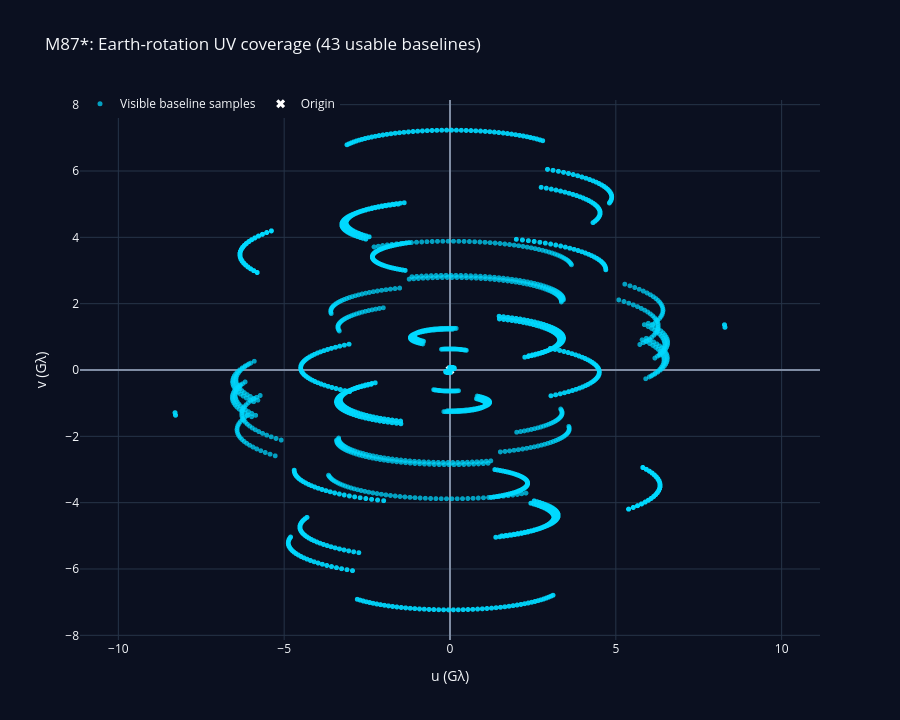

Here is the notebook cell this chart was saved with:
### Code cell
import numpy as np
from datetime import datetime, timedelta, timezone
from itertools import combinations
import plotly.graph_objects as go

# ============================================================
# EHT UV-COVERAGE SIMULATOR
# Educational model: Earth rotation + source visibility.
# ============================================================

# --- Choose the source and observing setup ------------------

TARGET_NAME = "M87*"

# M87* J2000 / ICRS coordinates
SOURCE_RA_DEG = 187.70593
SOURCE_DEC_DEG = 12.39112

# 230 GHz corresponds to 1.3 mm, the classic EHT observing band.
WAVELENGTH_M = 1.3e-3

# A station contributes only when the source is at least this far above its horizon.
MIN_ELEVATION_DEG = 15.0

# Change this date/time to explore a different observation.
OBS_START_UTC = datetime(2026, 4, 11, 0, 0, 0, tzinfo=timezone.utc)
OBS_DURATION_HOURS = 12
TIME_STEP_MINUTES = 10


# --- Earth model: WGS-84 ellipsoid --------------------------

WGS84_A_M = 6_378_137.0
WGS84_F = 1 / 298.257223563
WGS84_E2 = WGS84_F * (2 - WGS84_F)


def geodetic_to_ecef(latitude_deg, longitude_deg, elevation_m):
    """Convert geodetic latitude, longitude, elevation to ECEF metres."""
    lat = np.radians(latitude_deg)
    lon = np.radians(longitude_deg)

    N = WGS84_A_M / np.sqrt(1 - WGS84_E2 * np.sin(lat) ** 2)

    x = (N + elevation_m) * np.cos(lat) * np.cos(lon)
    y = (N + elevation_m) * np.cos(lat) * np.sin(lon)
    z = (N * (1 - WGS84_E2) + elevation_m) * np.sin(lat)

    return np.array([x, y, z])


def local_up_ecef(latitude_deg, longitude_deg):
    """Return the local zenith direction in the Earth-fixed frame."""
    lat = np.radians(latitude_deg)
    lon = np.radians(longitude_deg)

    return np.array([
        np.cos(lat) * np.cos(lon),
        np.cos(lat) * np.sin(lon),
        np.sin(lat),
    ])


def julian_date(utc_time):
    """Convert a timezone-aware UTC datetime to Julian Date."""
    unix_seconds = utc_time.timestamp()
    return unix_seconds / 86400.0 + 2440587.5


def gmst_radians(utc_time):
    """Approximate Greenwich Mean Sidereal Time in radians."""
    jd = julian_date(utc_time)
    T = (jd - 2451545.0) / 36525.0

    gmst_deg = (
        280.46061837
        + 360.98564736629 * (jd - 2451545.0)
        + 0.000387933 * T**2
        - T**3 / 38710000.0
    )

    return np.radians(gmst_deg % 360.0)


def rotate_ecef_to_eci(vector_ecef, utc_time):
    """
    Rotate an Earth-fixed vector into an Earth-centered inertial approximation.
    This is the Earth-rotation step that makes UV tracks move over time.
    """
    theta = gmst_radians(utc_time)
    rotation_matrix = np.array([
        [np.cos(theta), -np.sin(theta), 0],
        [np.sin(theta),  np.cos(theta), 0],
        [0,              0,             1],
    ])
    return rotation_matrix @ vector_ecef


def source_unit_vector(ra_deg, dec_deg):
    """Unit vector pointing from Earth toward a celestial source."""
    ra = np.radians(ra_deg)
    dec = np.radians(dec_deg)

    return np.array([
        np.cos(dec) * np.cos(ra),
        np.cos(dec) * np.sin(ra),
        np.sin(dec),
    ])


def source_altitude_deg(station_up_ecef, target_vector_eci, utc_time):
    """
    Calculate target altitude at one station.
    Positive altitude means above the geometric horizon.
    """
    station_up_eci = rotate_ecef_to_eci(station_up_ecef, utc_time)
    sine_altitude = np.clip(np.dot(station_up_eci, target_vector_eci), -1, 1)
    return np.degrees(np.arcsin(sine_altitude))


# --- Prepare stations and target ----------------------------

target_vector_eci = source_unit_vector(SOURCE_RA_DEG, SOURCE_DEC_DEG)

station_ecef = [
    geodetic_to_ecef(site["lat"], site["lon"], site["elevation_m"])
    for site in stations
]

station_up_vectors = [
    local_up_ecef(site["lat"], site["lon"])
    for site in stations
]

observation_times = [
    OBS_START_UTC + timedelta(minutes=minute)
    for minute in range(0, OBS_DURATION_HOURS * 60 + 1, TIME_STEP_MINUTES)
]


# --- Calculate UV coverage ----------------------------------

u_coords = []
v_coords = []
hover_text = []

visible_baselines = set()
station_visible_minutes = {site["name"]: 0 for site in stations}

# Define east and north axes on the sky around the target.
celestial_north = np.array([0.0, 0.0, 1.0])
u_axis = np.cross(celestial_north, target_vector_eci)
u_axis /= np.linalg.norm(u_axis)
v_axis = np.cross(target_vector_eci, u_axis)
v_axis /= np.linalg.norm(v_axis)

for utc_time in observation_times:

    # Is the source visible from each station at this instant?
    altitudes = [
        source_altitude_deg(station_up_vectors[i], target_vector_eci, utc_time)
        for i in range(len(stations))
    ]

    visible = [
        altitude >= MIN_ELEVATION_DEG
        for altitude in altitudes
    ]

    for i, site in enumerate(stations):
        if visible[i]:
            station_visible_minutes[site["name"]] += TIME_STEP_MINUTES

    # A UV point exists only when BOTH stations see the same target.
    for i, j in combinations(range(len(stations)), 2):

        if not (visible[i] and visible[j]):
            continue

        baseline_ecef_m = station_ecef[j] - station_ecef[i]
        baseline_eci_m = rotate_ecef_to_eci(baseline_ecef_m, utc_time)

        # Project the physical baseline onto the sky plane in wavelengths.
        u = np.dot(baseline_eci_m, u_axis) / WAVELENGTH_M
        v = np.dot(baseline_eci_m, v_axis) / WAVELENGTH_M

        pair_name = f"{stations[i]['name']}–{stations[j]['name']}"
        visible_baselines.add(pair_name)

        details = (
            f"<b>{pair_name}</b>"
            f"<br>UTC: {utc_time:%Y-%m-%d %H:%M}"
            f"<br>{stations[i]['name']} altitude: {altitudes[i]:.1f}°"
            f"<br>{stations[j]['name']} altitude: {altitudes[j]:.1f}°"
            f"<br>u: {u / 1e9:.2f} Gλ"
            f"<br>v: {v / 1e9:.2f} Gλ"
        )

        # Include the conjugate (-u, -v), as visibility sampling is Hermitian.
        u_coords.extend([u / 1e9, -u / 1e9])
        v_coords.extend([v / 1e9, -v / 1e9])
        hover_text.extend([details, details + "<br><i>Conjugate point</i>"])


# --- Plot ----------------------------------------------------

uv_fig = go.Figure()

uv_fig.add_trace(
    go.Scattergl(
        x=u_coords,
        y=v_coords,
        mode="markers",
        marker={
            "size": 5,
            "color": "#00d9ff",
            "opacity": 0.72,
        },
        text=hover_text,
        hovertemplate="%{text}<extra></extra>",
        name="Visible baseline samples",
    )
)

uv_fig.add_trace(
    go.Scatter(
        x=[0],
        y=[0],
        mode="markers",
        marker={"size": 8, "color": "#ffffff", "symbol": "x"},
        hovertemplate="UV origin<extra></extra>",
        name="Origin",
    )
)

uv_fig.update_layout(
    title=(
        f"{TARGET_NAME}: Earth-rotation UV coverage "
        f"({len(visible_baselines)} usable baselines)"
    ),
    xaxis_title="u (Gλ)",
    yaxis_title="v (Gλ)",
    height=720,
    paper_bgcolor="#0b1020",
    plot_bgcolor="#0b1020",
    font={"color": "#f5f7fa"},
    hovermode="closest",
    legend={"orientation": "h", "y": 1.02},
)

uv_fig.update_xaxes(
    showgrid=True,
    gridcolor="#263448",
    zeroline=True,
    zerolinecolor="#7f8ca3",
)

uv_fig.update_yaxes(
    showgrid=True,
    gridcolor="#263448",
    zeroline=True,
    zerolinecolor="#7f8ca3",
    scaleanchor="x",
    scaleratio=1,
)

uv_fig.show()


# --- Summary -------------------------------------------------

total_possible_baselines = len(stations) * (len(stations) - 1) // 2

print(f"Target: {TARGET_NAME}")
print(f"Observation start: {OBS_START_UTC:%Y-%m-%d %H:%M UTC}")
print(f"Duration: {OBS_DURATION_HOURS} hours")
print(f"Minimum station elevation: {MIN_ELEVATION_DEG}°")
print(f"Total possible station pairs: {total_possible_baselines}")
print(f"Baselines with at least one visible sample: {len(visible_baselines)}")

print("\nApproximate source-visible time by station:")
for station_name, minutes in station_visible_minutes.items():
    print(f"  {station_name:>5}: {minutes / 60:.1f} hours")

### Figure 1 — Plotly figure (JSON) as saved in the notebook; plotly's stock layout.template omitted (floating-point values rounded to 4 significant figures; data arrays with more than 128 entries replaced by an {"elided": "..."} marker saying what was removed)
{"data": [{"hovertemplate": "%{text}<extra></extra>", "marker": {"color": "#00d9ff", "opacity": 0.72, "size": 5}, "mode": "markers", "name": "Visible baseline samples", "text": {"elided": "2990 str values"}, "type": "scattergl", "x": {"elided": "2990 float values"}, "y": {"elided": "2990 float values"}}, {"hovertemplate": "UV origin<extra></extra>", "marker": {"color": "#ffffff", "size": 8, "symbol": "x"}, "mode": "markers", "name": "Origin", "type": "scatter", "x": [0], "y": [0]}], "layout": {"font": {"color": "#f5f7fa"}, "height": 720, "hovermode": "closest", "legend": {"orientation": "h", "y": 1.02}, "paper_bgcolor": "#0b1020", "plot_bgcolor": "#0b1020", "title": {"text": "M87*: Earth-rotation UV coverage (43 usable baselines)"}, "xaxis": {"gridcolor": "#263448", "showgrid": true, "title": {"text": "u (Gλ)"}, "zeroline": true, "zerolinecolor": "#7f8ca3"}, "yaxis": {"gridcolor": "#263448", "scaleanchor": "x", "scaleratio": 1, "showgrid": true, "title": {"text": "v (Gλ)"}, "zeroline": true, "zerolinecolor": "#7f8ca3"}}}
